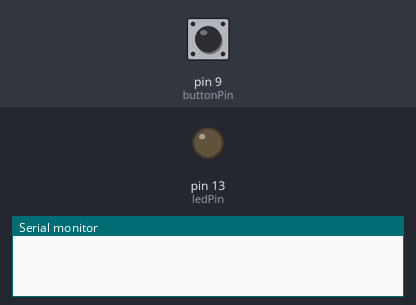
A sketch run on a simulated Arduino Uno, built with avr-gcc and run on an emulated ATmega328P. Parts: output pins drawn as LEDs (lit = HIGH), the last lines printed to the serial monitor. Inputs (shaded band) come from the test bench; at power-on: pin 9 (buttonPin) HIGH.

Above: at 1.2 s.
1.3 s: pin 9 (buttonPin) pulled LOW for 0.15 s
At 1.37 s:
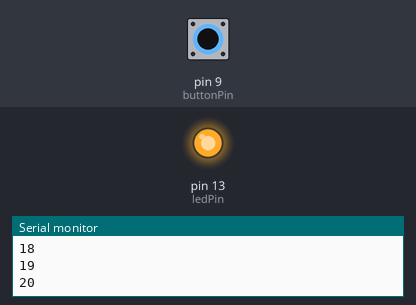
2.9 s: pin 9 (buttonPin) pulled LOW for 3.2 s
At 6.9 s:
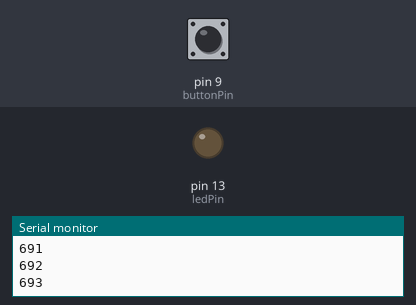
Timing chart, 0 to 8.4 s (numbered marks = the images above; inputs shaded):
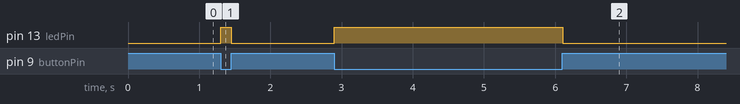

Measured:
- after the input at 1.3 s, pin 13 (ledPin): LOW → HIGH at once, → LOW 0.15 s later
- after the input at 2.9 s, pin 13 (ledPin): LOW → HIGH at once, → LOW 3.2 s later

The sketch:

button_counter_01.ino
```cpp
/* Let's try to count the number of button presses.
   Hook up the button to pin 9 and ground.
   The LED is on pin 13

 */

long buttonCount = 0;
const int buttonPin = 9;
const int ledPin = 13;

void setup() {
  pinMode(ledPin, OUTPUT);
  pinMode(buttonPin, INPUT);
  digitalWrite(buttonPin, HIGH);
  Serial.begin(9600);
}

void loop() {
  if (digitalRead(buttonPin) == LOW) {
    buttonCount++;
    Serial.println(buttonCount);
    digitalWrite(ledPin, HIGH);
  } else {
    digitalWrite(ledPin, LOW);
  }
}
```
